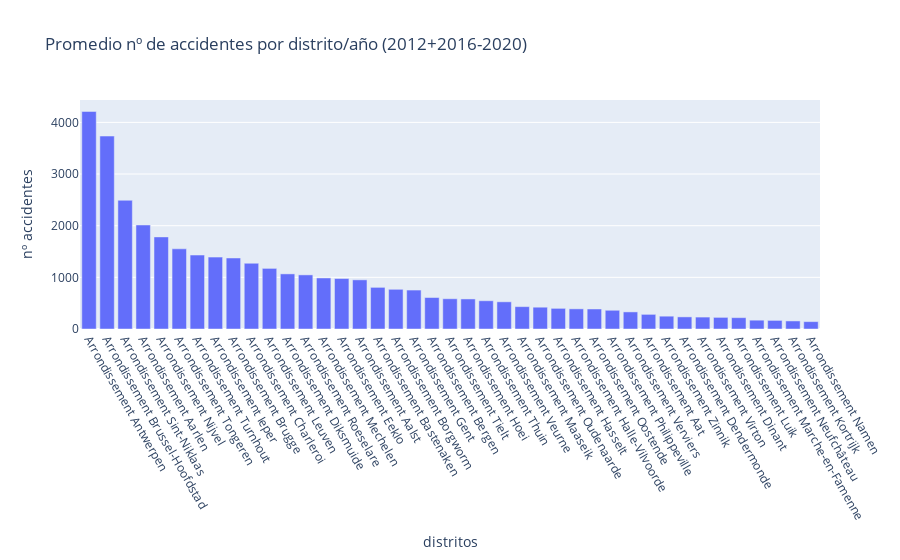

Notebook cell for this chart:
### Markdown cell above
# III. Creación de gráficas: visualización de los resultados

### Code cell
#promedio del número de accidentes por distrito por año (promedio sobre el periodo establecido)
fig = px.bar(x=sorted_acc_BE_arr["ADM_DSTR"], y=sorted_acc_BE_arr["MEAN Nº ACC/YEAR"], labels = {"x": "distritos", "y": "nº accidentes"}, title = "Promedio nº de accidentes por distrito/año (2012+2016-2020)")
fig.update_xaxes(tickangle=60)
fig.show()

### Figure 1 — Plotly figure (JSON) as saved in the notebook; plotly's stock layout.template omitted (floating-point values rounded to 4 significant figures)
{"data": [{"alignmentgroup": "True", "hovertemplate": "distritos=%{x}<br>nº accidentes=%{y}<extra></extra>", "legendgroup": "", "marker": {"color": "#636efa", "pattern": {"shape": ""}}, "name": "", "offsetgroup": "", "orientation": "v", "showlegend": false, "textposition": "auto", "type": "bar", "x": ["Arrondissement Antwerpen", "Arrondissement Brussel-Hoofdstad", "Arrondissement Sint-Niklaas", "Arrondissement Aarlen", "Arrondissement Nijvel", "Arrondissement Tongeren", "Arrondissement Turnhout", "Arrondissement Ieper", "Arrondissement Brugge", "Arrondissement Charleroi", "Arrondissement Leuven", "Arrondissement Diksmuide", "Arrondissement Roeselare", "Arrondissement Mechelen", "Arrondissement Eeklo", "Arrondissement Aalst", "Arrondissement Bastenaken", "Arrondissement Borgworm", "Arrondissement Gent", "Arrondissement Bergen", "Arrondissement Tielt", "Arrondissement Hoei", "Arrondissement Thuin", "Arrondissement Veurne", "Arrondissement Maaseik", "Arrondissement Oudenaarde", "Arrondissement Hasselt", "Arrondissement Halle-Vilvoorde", "Arrondissement Oostende", "Arrondissement Philippeville", "Arrondissement Verviers", "Arrondissement Aat", "Arrondissement Zinnik", "Arrondissement Dendermonde", "Arrondissement Virton", "Arrondissement Dinant", "Arrondissement Luik", "Arrondissement Marche-en-Famenne", "Arrondissement Neufchâteau", "Arrondissement Kortrijk", "Arrondissement Namen"], "xaxis": "x", "y": [4212.0, 3736.0, 2492.0, 2014.0, 1783, 1552.0, 1432.0, 1392.0, 1375.0, 1273.0, 1173.0, 1067, 1048.0, 988.3, 976.8, 951.7, 806.3, 768.7, 754, 609.5, 585.7, 581.7, 546.7, 526.3, 432.8, 422, 399.7, 390, 387.3, 362.7, 331, 283.3, 248.2, 234.5, 230.8, 225, 219.3, 170.7, 166.5, 156, 142.8], "yaxis": "y"}], "layout": {"barmode": "relative", "legend": {"tracegroupgap": 0}, "title": {"text": "Promedio nº de accidentes por distrito/año (2012+2016-2020)"}, "xaxis": {"anchor": "y", "domain": [0, 1], "tickangle": 60, "title": {"text": "distritos"}}, "yaxis": {"anchor": "x", "domain": [0, 1], "title": {"text": "nº accidentes"}}}}
